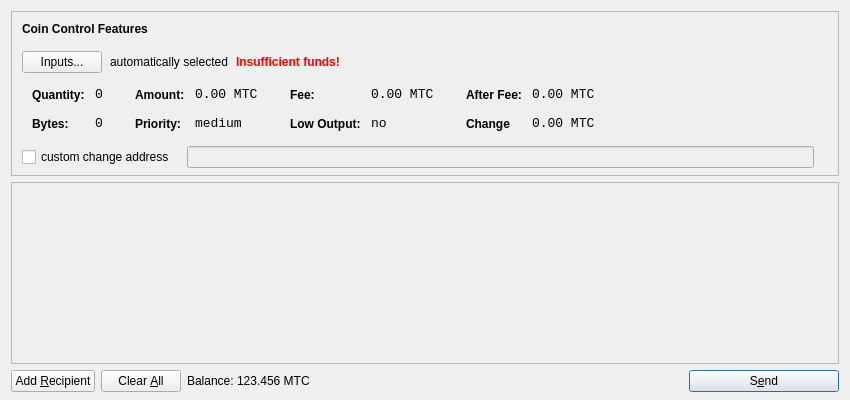
<?xml version="1.0" encoding="UTF-8"?>
<ui version="4.0">
 <class>SendCoinsDialog</class>
 <widget class="QDialog" name="SendCoinsDialog">
  <property name="geometry">
   <rect>
    <x>0</x>
    <y>0</y>
    <width>850</width>
    <height>400</height>
   </rect>
  </property>
  <property name="windowTitle">
   <string>Send Coins</string>
  </property>
  <layout class="QVBoxLayout" name="verticalLayout" stretch="0,1,0">
   <property name="bottomMargin">
    <number>8</number>
   </property>
   <item>
    <widget class="QFrame" name="frameCoinControl">
     <property name="sizePolicy">
      <sizepolicy hsizetype="Expanding" vsizetype="Expanding">
       <horstretch>0</horstretch>
       <verstretch>0</verstretch>
      </sizepolicy>
     </property>
     <property name="maximumSize">
      <size>
       <width>16777215</width>
       <height>16777215</height>
      </size>
     </property>
     <property name="frameShape">
      <enum>QFrame::StyledPanel</enum>
     </property>
     <property name="frameShadow">
      <enum>QFrame::Sunken</enum>
     </property>
     <layout class="QVBoxLayout" name="verticalLayoutCoinControl2">
      <property name="spacing">
       <number>-1</number>
      </property>
      <property name="leftMargin">
       <number>0</number>
      </property>
      <property name="topMargin">
       <number>0</number>
      </property>
      <property name="rightMargin">
       <number>0</number>
      </property>
      <property name="bottomMargin">
       <number>6</number>
      </property>
      <item>
       <layout class="QVBoxLayout" name="verticalLayoutCoinControl" stretch="0,0,0,0,1">
        <property name="spacing">
         <number>0</number>
        </property>
        <property name="leftMargin">
         <number>10</number>
        </property>
        <property name="topMargin">
         <number>10</number>
        </property>
        <item>
         <layout class="QHBoxLayout" name="horizontalLayoutCoinControl1">
          <property name="bottomMargin">
           <number>15</number>
          </property>
          <item>
           <widget class="QLabel" name="labelCoinControlFeatures">
            <property name="sizePolicy">
             <sizepolicy hsizetype="Preferred" vsizetype="Maximum">
              <horstretch>0</horstretch>
              <verstretch>0</verstretch>
             </sizepolicy>
            </property>
            <property name="font">
             <font>
              <weight>75</weight>
              <bold>true</bold>
             </font>
            </property>
            <property name="styleSheet">
             <string notr="true">font-weight:bold;</string>
            </property>
            <property name="text">
             <string>Coin Control Features</string>
            </property>
           </widget>
          </item>
         </layout>
        </item>
        <item>
         <layout class="QHBoxLayout" name="horizontalLayoutCoinControl2" stretch="0,0,0,0">
          <property name="spacing">
           <number>8</number>
          </property>
          <property name="bottomMargin">
           <number>10</number>
          </property>
          <item>
           <widget class="QPushButton" name="pushButtonCoinControl">
            <property name="styleSheet">
             <string notr="true"/>
            </property>
            <property name="text">
             <string>Inputs...</string>
            </property>
           </widget>
          </item>
          <item>
           <widget class="QLabel" name="labelCoinControlAutomaticallySelected">
            <property name="text">
             <string>automatically selected</string>
            </property>
            <property name="margin">
             <number>5</number>
            </property>
           </widget>
          </item>
          <item>
           <widget class="QLabel" name="labelCoinControlInsuffFunds">
            <property name="font">
             <font>
              <weight>75</weight>
              <bold>true</bold>
             </font>
            </property>
            <property name="styleSheet">
             <string notr="true">color:red;font-weight:bold;</string>
            </property>
            <property name="text">
             <string>Insufficient funds!</string>
            </property>
            <property name="margin">
             <number>5</number>
            </property>
           </widget>
          </item>
          <item>
           <spacer name="horizontalSpacerCoinControl">
            <property name="orientation">
             <enum>Qt::Horizontal</enum>
            </property>
            <property name="sizeHint" stdset="0">
             <size>
              <width>40</width>
              <height>1</height>
             </size>
            </property>
           </spacer>
          </item>
         </layout>
        </item>
        <item>
         <widget class="QWidget" name="widgetCoinControl" native="true">
          <property name="sizePolicy">
           <sizepolicy hsizetype="Preferred" vsizetype="Preferred">
            <horstretch>0</horstretch>
            <verstretch>0</verstretch>
           </sizepolicy>
          </property>
          <property name="minimumSize">
           <size>
            <width>0</width>
            <height>0</height>
           </size>
          </property>
          <property name="styleSheet">
           <string notr="true"/>
          </property>
          <layout class="QHBoxLayout" name="horizontalLayoutCoinControl5">
           <property name="margin">
            <number>0</number>
           </property>
           <item>
            <layout class="QHBoxLayout" name="horizontalLayoutCoinControl3" stretch="0,0,0,1">
             <property name="spacing">
              <number>20</number>
             </property>
             <property name="topMargin">
              <number>0</number>
             </property>
             <property name="bottomMargin">
              <number>10</number>
             </property>
             <item>
              <layout class="QFormLayout" name="formLayoutCoinControl1">
               <property name="horizontalSpacing">
                <number>10</number>
               </property>
               <property name="verticalSpacing">
                <number>14</number>
               </property>
               <property name="leftMargin">
                <number>10</number>
               </property>
               <property name="topMargin">
                <number>4</number>
               </property>
               <property name="rightMargin">
                <number>6</number>
               </property>
               <item row="0" column="0">
                <widget class="QLabel" name="labelCoinControlQuantityText">
                 <property name="styleSheet">
                  <string notr="true">font-weight:bold;</string>
                 </property>
                 <property name="text">
                  <string>Quantity:</string>
                 </property>
                 <property name="margin">
                  <number>0</number>
                 </property>
                </widget>
               </item>
               <item row="0" column="1">
                <widget class="QLabel" name="labelCoinControlQuantity">
                 <property name="font">
                  <font>
                   <family>Monospace</family>
                   <pointsize>10</pointsize>
                  </font>
                 </property>
                 <property name="cursor">
                  <cursorShape>IBeamCursor</cursorShape>
                 </property>
                 <property name="contextMenuPolicy">
                  <enum>Qt::ActionsContextMenu</enum>
                 </property>
                 <property name="text">
                  <string>0</string>
                 </property>
                 <property name="margin">
                  <number>0</number>
                 </property>
                 <property name="textInteractionFlags">
                  <set>Qt::LinksAccessibleByMouse|Qt::TextSelectableByKeyboard|Qt::TextSelectableByMouse</set>
                 </property>
                </widget>
               </item>
               <item row="1" column="0">
                <widget class="QLabel" name="labelCoinControlBytesText">
                 <property name="styleSheet">
                  <string notr="true">font-weight:bold;</string>
                 </property>
                 <property name="text">
                  <string>Bytes:</string>
                 </property>
                </widget>
               </item>
               <item row="1" column="1">
                <widget class="QLabel" name="labelCoinControlBytes">
                 <property name="font">
                  <font>
                   <family>Monospace</family>
                   <pointsize>10</pointsize>
                  </font>
                 </property>
                 <property name="cursor">
                  <cursorShape>IBeamCursor</cursorShape>
                 </property>
                 <property name="contextMenuPolicy">
                  <enum>Qt::ActionsContextMenu</enum>
                 </property>
                 <property name="text">
                  <string>0</string>
                 </property>
                 <property name="textInteractionFlags">
                  <set>Qt::LinksAccessibleByMouse|Qt::TextSelectableByKeyboard|Qt::TextSelectableByMouse</set>
                 </property>
                </widget>
               </item>
              </layout>
             </item>
             <item>
              <layout class="QFormLayout" name="formLayoutCoinControl2">
               <property name="horizontalSpacing">
                <number>10</number>
               </property>
               <property name="verticalSpacing">
                <number>14</number>
               </property>
               <property name="leftMargin">
                <number>6</number>
               </property>
               <property name="topMargin">
                <number>4</number>
               </property>
               <property name="rightMargin">
                <number>6</number>
               </property>
               <item row="0" column="0">
                <widget class="QLabel" name="labelCoinControlAmountText">
                 <property name="styleSheet">
                  <string notr="true">font-weight:bold;</string>
                 </property>
                 <property name="text">
                  <string>Amount:</string>
                 </property>
                 <property name="margin">
                  <number>0</number>
                 </property>
                </widget>
               </item>
               <item row="0" column="1">
                <widget class="QLabel" name="labelCoinControlAmount">
                 <property name="font">
                  <font>
                   <family>Monospace</family>
                   <pointsize>10</pointsize>
                  </font>
                 </property>
                 <property name="cursor">
                  <cursorShape>IBeamCursor</cursorShape>
                 </property>
                 <property name="contextMenuPolicy">
                  <enum>Qt::ActionsContextMenu</enum>
                 </property>
                 <property name="text">
                  <string>0.00 MTC</string>
                 </property>
                 <property name="textInteractionFlags">
                  <set>Qt::LinksAccessibleByMouse|Qt::TextSelectableByKeyboard|Qt::TextSelectableByMouse</set>
                 </property>
                </widget>
               </item>
               <item row="1" column="0">
                <widget class="QLabel" name="labelCoinControlPriorityText">
                 <property name="styleSheet">
                  <string notr="true">font-weight:bold;</string>
                 </property>
                 <property name="text">
                  <string>Priority:</string>
                 </property>
                </widget>
               </item>
               <item row="1" column="1">
                <widget class="QLabel" name="labelCoinControlPriority">
                 <property name="font">
                  <font>
                   <family>Monospace</family>
                   <pointsize>10</pointsize>
                  </font>
                 </property>
                 <property name="cursor">
                  <cursorShape>IBeamCursor</cursorShape>
                 </property>
                 <property name="contextMenuPolicy">
                  <enum>Qt::ActionsContextMenu</enum>
                 </property>
                 <property name="text">
                  <string>medium</string>
                 </property>
                 <property name="textInteractionFlags">
                  <set>Qt::LinksAccessibleByMouse|Qt::TextSelectableByKeyboard|Qt::TextSelectableByMouse</set>
                 </property>
                </widget>
               </item>
              </layout>
             </item>
             <item>
              <layout class="QFormLayout" name="formLayoutCoinControl3">
               <property name="horizontalSpacing">
                <number>10</number>
               </property>
               <property name="verticalSpacing">
                <number>14</number>
               </property>
               <property name="leftMargin">
                <number>6</number>
               </property>
               <property name="topMargin">
                <number>4</number>
               </property>
               <property name="rightMargin">
                <number>6</number>
               </property>
               <item row="0" column="0">
                <widget class="QLabel" name="labelCoinControlFeeText">
                 <property name="styleSheet">
                  <string notr="true">font-weight:bold;</string>
                 </property>
                 <property name="text">
                  <string>Fee:</string>
                 </property>
                 <property name="margin">
                  <number>0</number>
                 </property>
                </widget>
               </item>
               <item row="0" column="1">
                <widget class="QLabel" name="labelCoinControlFee">
                 <property name="font">
                  <font>
                   <family>Monospace</family>
                   <pointsize>10</pointsize>
                  </font>
                 </property>
                 <property name="cursor">
                  <cursorShape>IBeamCursor</cursorShape>
                 </property>
                 <property name="contextMenuPolicy">
                  <enum>Qt::ActionsContextMenu</enum>
                 </property>
                 <property name="text">
                  <string>0.00 MTC</string>
                 </property>
                 <property name="textInteractionFlags">
                  <set>Qt::LinksAccessibleByMouse|Qt::TextSelectableByKeyboard|Qt::TextSelectableByMouse</set>
                 </property>
                </widget>
               </item>
               <item row="1" column="0">
                <widget class="QLabel" name="labelCoinControlLowOutputText">
                 <property name="styleSheet">
                  <string notr="true">font-weight:bold;</string>
                 </property>
                 <property name="text">
                  <string>Low Output:</string>
                 </property>
                </widget>
               </item>
               <item row="1" column="1">
                <widget class="QLabel" name="labelCoinControlLowOutput">
                 <property name="font">
                  <font>
                   <family>Monospace</family>
                   <pointsize>10</pointsize>
                  </font>
                 </property>
                 <property name="cursor">
                  <cursorShape>IBeamCursor</cursorShape>
                 </property>
                 <property name="contextMenuPolicy">
                  <enum>Qt::ActionsContextMenu</enum>
                 </property>
                 <property name="text">
                  <string>no</string>
                 </property>
                 <property name="textInteractionFlags">
                  <set>Qt::LinksAccessibleByMouse|Qt::TextSelectableByKeyboard|Qt::TextSelectableByMouse</set>
                 </property>
                </widget>
               </item>
              </layout>
             </item>
             <item>
              <layout class="QFormLayout" name="formLayoutCoinControl4">
               <property name="horizontalSpacing">
                <number>10</number>
               </property>
               <property name="verticalSpacing">
                <number>14</number>
               </property>
               <property name="leftMargin">
                <number>6</number>
               </property>
               <property name="topMargin">
                <number>4</number>
               </property>
               <property name="rightMargin">
                <number>6</number>
               </property>
               <item row="0" column="0">
                <widget class="QLabel" name="labelCoinControlAfterFeeText">
                 <property name="styleSheet">
                  <string notr="true">font-weight:bold;</string>
                 </property>
                 <property name="text">
                  <string>After Fee:</string>
                 </property>
                 <property name="margin">
                  <number>0</number>
                 </property>
                </widget>
               </item>
               <item row="0" column="1">
                <widget class="QLabel" name="labelCoinControlAfterFee">
                 <property name="font">
                  <font>
                   <family>Monospace</family>
                   <pointsize>10</pointsize>
                  </font>
                 </property>
                 <property name="cursor">
                  <cursorShape>IBeamCursor</cursorShape>
                 </property>
                 <property name="contextMenuPolicy">
                  <enum>Qt::ActionsContextMenu</enum>
                 </property>
                 <property name="text">
                  <string>0.00 MTC</string>
                 </property>
                 <property name="textInteractionFlags">
                  <set>Qt::LinksAccessibleByMouse|Qt::TextSelectableByKeyboard|Qt::TextSelectableByMouse</set>
                 </property>
                </widget>
               </item>
               <item row="1" column="0">
                <widget class="QLabel" name="labelCoinControlChangeText">
                 <property name="styleSheet">
                  <string notr="true">font-weight:bold;</string>
                 </property>
                 <property name="text">
                  <string>Change</string>
                 </property>
                </widget>
               </item>
               <item row="1" column="1">
                <widget class="QLabel" name="labelCoinControlChange">
                 <property name="font">
                  <font>
                   <family>Monospace</family>
                   <pointsize>10</pointsize>
                  </font>
                 </property>
                 <property name="cursor">
                  <cursorShape>IBeamCursor</cursorShape>
                 </property>
                 <property name="contextMenuPolicy">
                  <enum>Qt::ActionsContextMenu</enum>
                 </property>
                 <property name="text">
                  <string>0.00 MTC</string>
                 </property>
                 <property name="textInteractionFlags">
                  <set>Qt::LinksAccessibleByMouse|Qt::TextSelectableByKeyboard|Qt::TextSelectableByMouse</set>
                 </property>
                </widget>
               </item>
              </layout>
             </item>
            </layout>
           </item>
          </layout>
         </widget>
        </item>
        <item>
         <layout class="QHBoxLayout" name="horizontalLayoutCoinControl4" stretch="0,0,0">
          <property name="spacing">
           <number>12</number>
          </property>
          <property name="sizeConstraint">
           <enum>QLayout::SetDefaultConstraint</enum>
          </property>
          <property name="topMargin">
           <number>5</number>
          </property>
          <property name="rightMargin">
           <number>5</number>
          </property>
          <item>
           <widget class="QCheckBox" name="checkBoxCoinControlChange">
            <property name="text">
             <string>custom change address</string>
            </property>
           </widget>
          </item>
          <item>
           <widget class="QLineEdit" name="lineEditCoinControlChange">
            <property name="enabled">
             <bool>false</bool>
            </property>
            <property name="sizePolicy">
             <sizepolicy hsizetype="Expanding" vsizetype="Fixed">
              <horstretch>0</horstretch>
              <verstretch>0</verstretch>
             </sizepolicy>
            </property>
           </widget>
          </item>
          <item>
           <widget class="QLabel" name="labelCoinControlChangeLabel">
            <property name="sizePolicy">
             <sizepolicy hsizetype="Preferred" vsizetype="Expanding">
              <horstretch>0</horstretch>
              <verstretch>0</verstretch>
             </sizepolicy>
            </property>
            <property name="minimumSize">
             <size>
              <width>0</width>
              <height>0</height>
             </size>
            </property>
            <property name="text">
             <string/>
            </property>
            <property name="margin">
             <number>3</number>
            </property>
           </widget>
          </item>
         </layout>
        </item>
        <item>
         <spacer name="verticalSpacerCoinControl">
          <property name="orientation">
           <enum>Qt::Vertical</enum>
          </property>
          <property name="sizeHint" stdset="0">
           <size>
            <width>800</width>
            <height>1</height>
           </size>
          </property>
         </spacer>
        </item>
       </layout>
      </item>
     </layout>
    </widget>
   </item>
   <item>
    <widget class="QScrollArea" name="scrollArea">
     <property name="widgetResizable">
      <bool>true</bool>
     </property>
     <widget class="QWidget" name="scrollAreaWidgetContents">
      <property name="geometry">
       <rect>
        <x>0</x>
        <y>0</y>
        <width>830</width>
        <height>165</height>
       </rect>
      </property>
      <layout class="QVBoxLayout" name="verticalLayout_2">
       <property name="margin">
        <number>0</number>
       </property>
       <item>
        <layout class="QVBoxLayout" name="entries">
         <property name="spacing">
          <number>6</number>
         </property>
        </layout>
       </item>
       <item>
        <spacer name="verticalSpacer">
         <property name="orientation">
          <enum>Qt::Vertical</enum>
         </property>
         <property name="sizeHint" stdset="0">
          <size>
           <width>20</width>
           <height>40</height>
          </size>
         </property>
        </spacer>
       </item>
      </layout>
     </widget>
    </widget>
   </item>
   <item>
    <layout class="QHBoxLayout" name="horizontalLayout">
     <item>
      <widget class="QPushButton" name="addButton">
       <property name="toolTip">
        <string>Send to multiple recipients at once</string>
       </property>
       <property name="text">
        <string>Add &amp;Recipient</string>
       </property>
       <property name="icon">
        <iconset resource="../bitcoin.qrc">
         <normaloff>:/icons/add</normaloff>:/icons/add</iconset>
       </property>
       <property name="autoDefault">
        <bool>false</bool>
       </property>
      </widget>
     </item>
     <item>
      <widget class="QPushButton" name="clearButton">
       <property name="sizePolicy">
        <sizepolicy hsizetype="Minimum" vsizetype="Fixed">
         <horstretch>0</horstretch>
         <verstretch>0</verstretch>
        </sizepolicy>
       </property>
       <property name="toolTip">
        <string>Remove all transaction fields</string>
       </property>
       <property name="text">
        <string>Clear &amp;All</string>
       </property>
       <property name="icon">
        <iconset resource="../bitcoin.qrc">
         <normaloff>:/icons/remove</normaloff>:/icons/remove</iconset>
       </property>
       <property name="autoRepeatDelay">
        <number>300</number>
       </property>
       <property name="autoDefault">
        <bool>false</bool>
       </property>
      </widget>
     </item>
     <item>
      <layout class="QHBoxLayout" name="horizontalLayout_2">
       <property name="spacing">
        <number>3</number>
       </property>
       <item>
        <widget class="QLabel" name="label">
         <property name="sizePolicy">
          <sizepolicy hsizetype="Preferred" vsizetype="Fixed">
           <horstretch>0</horstretch>
           <verstretch>0</verstretch>
          </sizepolicy>
         </property>
         <property name="text">
          <string>Balance:</string>
         </property>
        </widget>
       </item>
       <item>
        <widget class="QLabel" name="labelBalance">
         <property name="sizePolicy">
          <sizepolicy hsizetype="Preferred" vsizetype="Fixed">
           <horstretch>0</horstretch>
           <verstretch>0</verstretch>
          </sizepolicy>
         </property>
         <property name="cursor">
          <cursorShape>IBeamCursor</cursorShape>
         </property>
         <property name="text">
          <string>123.456 MTC</string>
         </property>
         <property name="textInteractionFlags">
          <set>Qt::LinksAccessibleByMouse|Qt::TextSelectableByKeyboard|Qt::TextSelectableByMouse</set>
         </property>
        </widget>
       </item>
      </layout>
     </item>
     <item>
      <spacer name="horizontalSpacer">
       <property name="orientation">
        <enum>Qt::Horizontal</enum>
       </property>
       <property name="sizeHint" stdset="0">
        <size>
         <width>40</width>
         <height>20</height>
        </size>
       </property>
      </spacer>
     </item>
     <item>
      <widget class="QPushButton" name="sendButton">
       <property name="minimumSize">
        <size>
         <width>150</width>
         <height>0</height>
        </size>
       </property>
       <property name="toolTip">
        <string>Confirm the send action</string>
       </property>
       <property name="text">
        <string>S&amp;end</string>
       </property>
       <property name="icon">
        <iconset resource="../bitcoin.qrc">
         <normaloff>:/icons/send</normaloff>:/icons/send</iconset>
       </property>
       <property name="default">
        <bool>true</bool>
       </property>
      </widget>
     </item>
    </layout>
   </item>
  </layout>
 </widget>
 <resources>
  <include location="../bitcoin.qrc"/>
 </resources>
 <connections/>
</ui>
